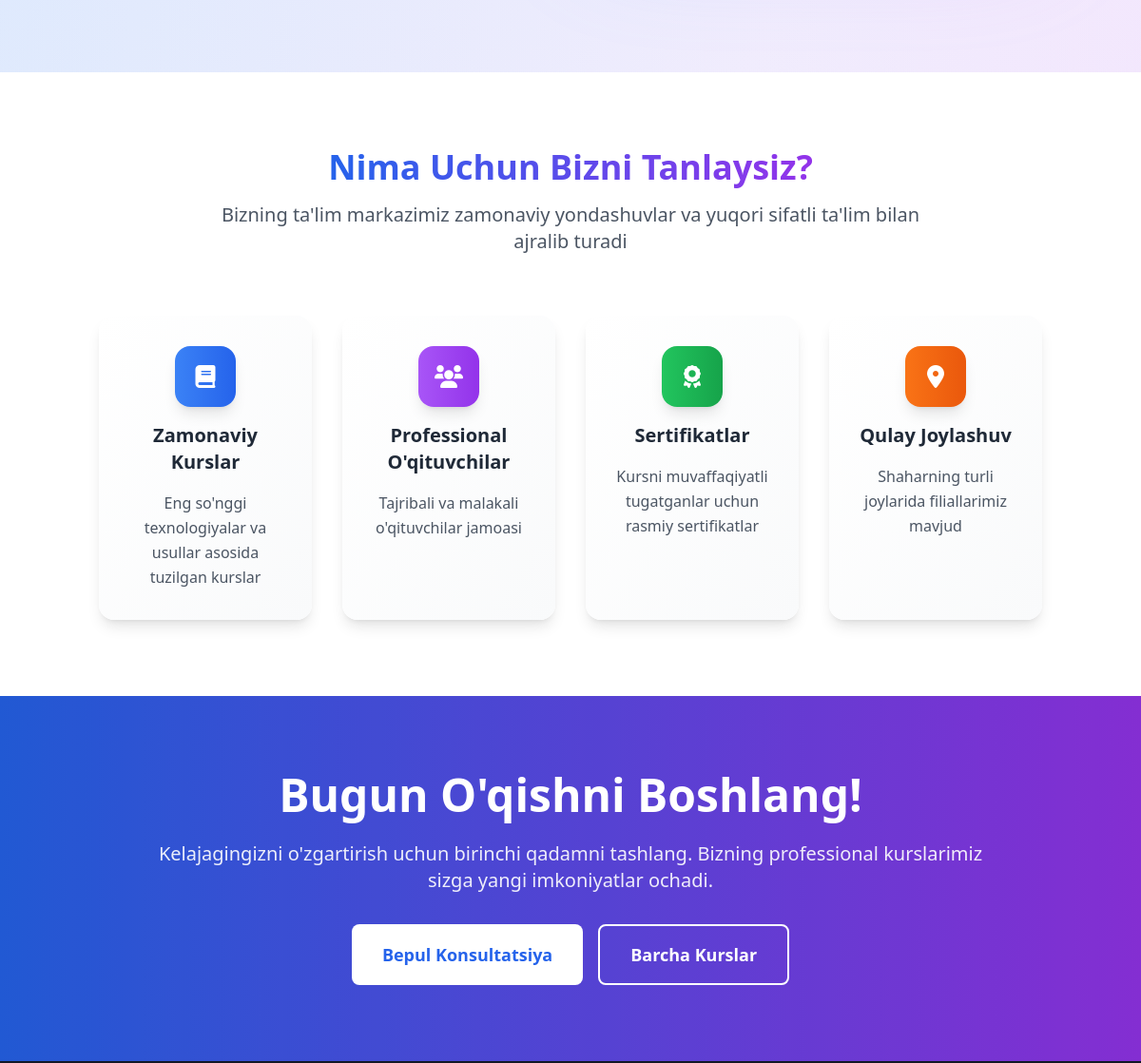
Before: / (middle part) with the older database file.
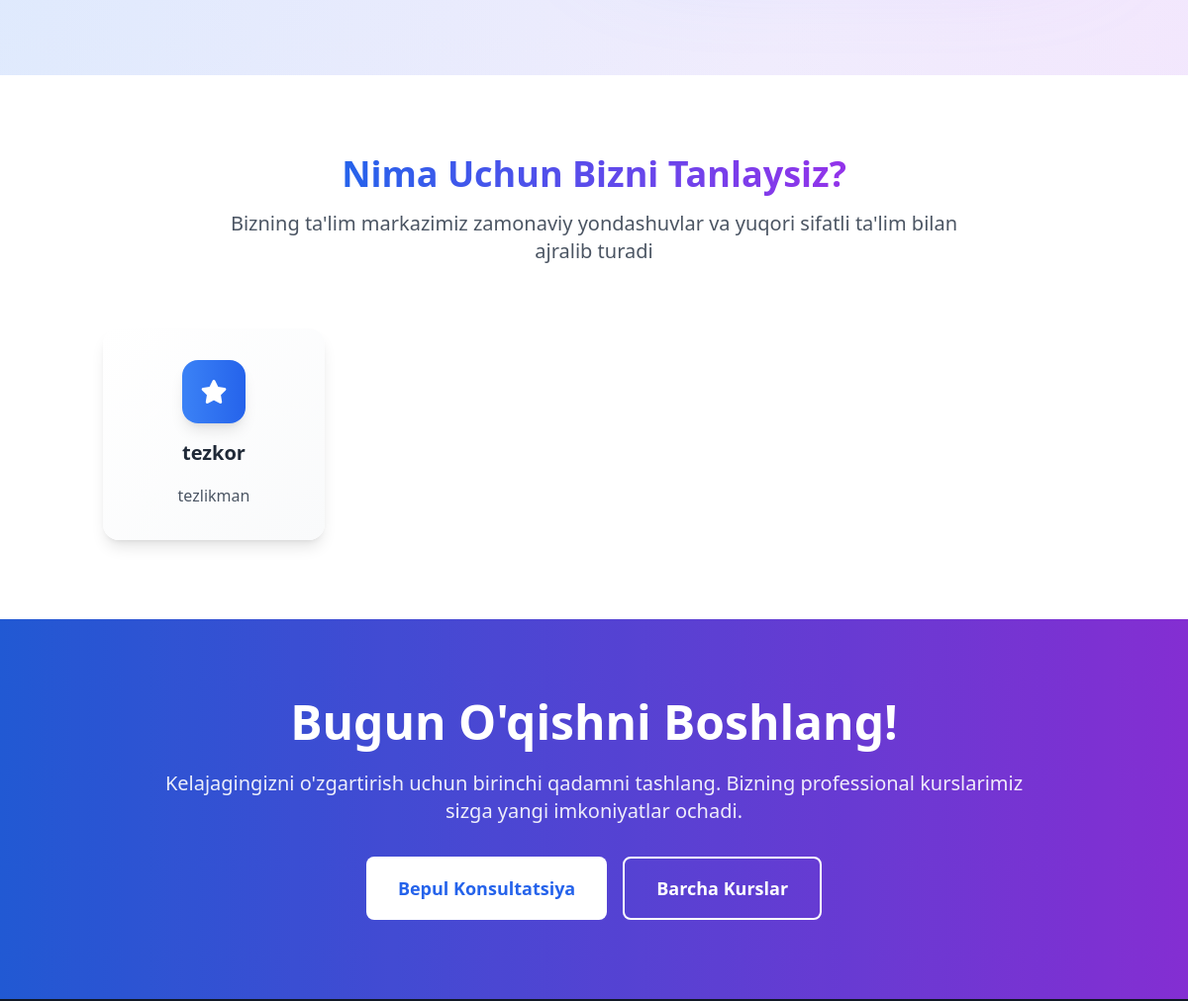
After: the same page with the newer database file.
### main/models.py (models this page shows, shortened)
class Service(models.Model):
    title = models.CharField(max_length=100, verbose_name="Xizmat nomi")
    description = models.TextField(verbose_name="Tavsif")
    icon = models.CharField(max_length=50, default="fas fa-star", verbose_name="Icon")
    is_active = models.BooleanField(default=True, verbose_name="Faol")
    order = models.IntegerField(default=0, verbose_name="Tartib")
    class Meta:
        verbose_name = "Xizmat"
        verbose_name_plural = "Xizmatlar"
        ordering = ['order']

### main/views.py (the view, shortened to what this page needs)
# urls.py: path('', views.home, name='home'),
def home(request):
    featured_courses = Course.objects.filter(is_active=True, is_featured=True)[:3]
    try:
        stats = SiteStats.objects.first()
    except:
        stats = None
    try:
        services = Service.objects.filter(is_active=True)[:4]
    except:
        services = []
    try:
        testimonials = Testimonial.objects.filter(is_active=True)[:3]
    except:
        testimonials = []
    context = {
        'featured_courses': featured_courses,
        'stats': stats,
        'services': services,
        'testimonials': testimonials,
    }
    return render(request, 'main/home.html', context)

### templates/main/home.html (shortened to what this page needs)
{% extends 'main/base.html' %}
{% block content %}
<section class="relative py-20 overflow-hidden">
    <div class="absolute inset-0 bg-gradient-to-r from-blue-600/10 to-purple-600/10"></div>
</section>
<section class="py-20 bg-white">
    <div class="container mx-auto px-4">
        <div class="text-center mb-16">
            <h2 class="text-4xl font-bold mb-4">
                <span class="bg-gradient-to-r from-blue-600 to-purple-600 bg-clip-text text-transparent">
                </span>
            </h2>
            <p class="text-xl text-gray-600 max-w-3xl mx-auto">
                Bizning ta'lim markazimiz zamonaviy yondashuvlar va yuqori sifatli ta'lim bilan ajralib turadi
            </p>
        </div>
        <div class="grid md:grid-cols-2 lg:grid-cols-4 gap-8">
            {% if services %}
                {% for service in services %}
                <div class="card-hover bg-gradient-to-br from-white to-gray-50 rounded-2xl p-8 text-center border-0 shadow-lg">
                    <div class="w-16 h-16 mx-auto rounded-2xl bg-gradient-to-r from-blue-500 to-blue-600 flex items-center justify-center mb-4 shadow-lg">
                        <i class="{{ service.icon }} text-white text-2xl"></i>
                    </div>
                    <h3 class="text-xl font-bold text-gray-800 mb-4">{{ service.title }}</h3>
                    <p class="text-gray-600 leading-relaxed">{{ service.description }}</p>
                </div>
                {% endfor %}
            {% else %}
                <div class="card-hover bg-gradient-to-br from-white to-gray-50 rounded-2xl p-8 text-center border-0 shadow-lg">
                    <div class="w-16 h-16 mx-auto rounded-2xl bg-gradient-to-r from-blue-500 to-blue-600 flex items-center justify-center mb-4 shadow-lg">
                        <i class="fas fa-book text-white text-2xl"></i>
                    </div>
                    <h3 class="text-xl font-bold text-gray-800 mb-4">Zamonaviy Kurslar</h3>
                    <p class="text-gray-600 leading-relaxed">Eng so'nggi texnologiyalar va usullar asosida tuzilgan kurslar</p>
                </div>
                <div class="card-hover bg-gradient-to-br from-white to-gray-50 rounded-2xl p-8 text-center border-0 shadow-lg">
                    <div class="w-16 h-16 mx-auto rounded-2xl bg-gradient-to-r from-purple-500 to-purple-600 flex items-center justify-center mb-4 shadow-lg">
                        <i class="fas fa-users text-white text-2xl"></i>
                    </div>
                    <h3 class="text-xl font-bold text-gray-800 mb-4">Professional O'qituvchilar</h3>
                    <p class="text-gray-600 leading-relaxed">Tajribali va malakali o'qituvchilar jamoasi</p>
                </div>
                <div class="card-hover bg-gradient-to-br from-white to-gray-50 rounded-2xl p-8 text-center border-0 shadow-lg">
                    <div class="w-16 h-16 mx-auto rounded-2xl bg-gradient-to-r from-green-500 to-green-600 flex items-center justify-center mb-4 shadow-lg">
                        <i class="fas fa-award text-white text-2xl"></i>
                    </div>
                    <h3 class="text-xl font-bold text-gray-800 mb-4">Sertifikatlar</h3>
                    <p class="text-gray-600 leading-relaxed">Kursni muvaffaqiyatli tugatganlar uchun rasmiy sertifikatlar</p>
                </div>
                <div class="card-hover bg-gradient-to-br from-white to-gray-50 rounded-2xl p-8 text-center border-0 shadow-lg">
                    <div class="w-16 h-16 mx-auto rounded-2xl bg-gradient-to-r from-orange-500 to-orange-600 flex items-center justify-center mb-4 shadow-lg">
                        <i class="fas fa-map-marker-alt text-white text-2xl"></i>
                    </div>
                    <h3 class="text-xl font-bold text-gray-800 mb-4">Qulay Joylashuv</h3>
                    <p class="text-gray-600 leading-relaxed">Shaharning turli joylarida filiallarimiz mavjud</p>
                </div>
            {% endif %}
        </div>
    </div>
</section>
<section class="py-20 bg-gradient-to-r from-blue-600 to-purple-600 text-white relative overflow-hidden">
    <div class="absolute inset-0 bg-black/10"></div>
    <div class="container mx-auto px-4 relative">
        <div class="text-center max-w-4xl mx-auto">
            <h2 class="text-4xl lg:text-5xl font-bold mb-6">Bugun O'qishni Boshlang!</h2>
            <p class="text-xl mb-8 opacity-90">
                Kelajagingizni o'zgartirish uchun birinchi qadamni tashlang. Bizning professional kurslarimiz sizga yangi
                imkoniyatlar ochadi.
            </p>
            <div class="flex flex-col sm:flex-row gap-4 justify-center">
                <button class="px-8 py-4 text-lg bg-white text-blue-600 rounded-lg font-semibold hover:bg-gray-100 transition-colors">
                    Bepul Konsultatsiya
                </button>
                <a href="{% url 'main:courses' %}" class="px-8 py-4 text-lg border-2 border-white text-white rounded-lg font-semibold hover:bg-white hover:text-blue-600 transition-colors">
                    Barcha Kurslar
                </a>
            </div>
        </div>
    </div>
</section>
{% endblock %}

### templates/main/base.html (shortened to what this page needs)
<!DOCTYPE html>
<html lang="uz">
<head>
    <script src="https://cdn.tailwindcss.com"></script>
    <link href="https://cdnjs.cloudflare.com/ajax/libs/font-awesome/6.0.0/css/all.min.css" rel="stylesheet">
</head>
<body class="min-h-screen bg-gradient-to-br from-blue-50 via-white to-purple-50">
    <main>
        {% block content %}
        {% endblock %}
    </main>
</body>
</html>

### templates/main/base.html (style rules this page uses)
.card-hover { transition: all 0.3s ease; }

Changed rows visible on the page:
added Service: title "tezkor", description "tezlikman"
Other visible differences:
text no longer shown: "Zamonaviy Kurslar Eng so'nggi texnologiyalar va usullar asosida tuzilgan kurslar Professional O'qituvchilar Tajribali va malakali o'qituvchilar jamoasi Sertifikatlar Kursni muvaffaqiyatli tugatganlar uchun rasmiy sertifikatlar Qulay Joylashuv Shaharning turli joylarida filiallarimiz mavjud"
